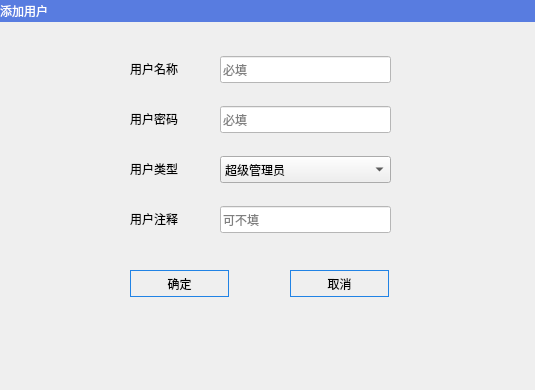
<?xml version="1.0" encoding="UTF-8"?>
<ui version="4.0">
 <class>userAdd</class>
 <widget class="QWidget" name="userAdd">
  <property name="geometry">
   <rect>
    <x>0</x>
    <y>0</y>
    <width>535</width>
    <height>390</height>
   </rect>
  </property>
  <property name="windowTitle">
   <string>Form</string>
  </property>
  <widget class="QPushButton" name="closePushButton">
   <property name="geometry">
    <rect>
     <x>508</x>
     <y>1</y>
     <width>23</width>
     <height>20</height>
    </rect>
   </property>
   <property name="styleSheet">
    <string notr="true">border-image: url(:/res/close.png);</string>
   </property>
   <property name="text">
    <string/>
   </property>
  </widget>
  <widget class="QLineEdit" name="userNameLineEdit">
   <property name="geometry">
    <rect>
     <x>220</x>
     <y>56</y>
     <width>171</width>
     <height>27</height>
    </rect>
   </property>
   <property name="styleSheet">
    <string notr="true">background-color: rgb(255, 255, 255);
color: rgb(0, 0, 0);</string>
   </property>
   <property name="text">
    <string/>
   </property>
   <property name="readOnly">
    <bool>false</bool>
   </property>
   <property name="placeholderText">
    <string notr="true">必填</string>
   </property>
  </widget>
  <widget class="QLabel" name="userTypeLabel">
   <property name="geometry">
    <rect>
     <x>130</x>
     <y>160</y>
     <width>67</width>
     <height>17</height>
    </rect>
   </property>
   <property name="text">
    <string>用户类型</string>
   </property>
  </widget>
  <widget class="QLabel" name="userNameLabel">
   <property name="geometry">
    <rect>
     <x>130</x>
     <y>60</y>
     <width>67</width>
     <height>17</height>
    </rect>
   </property>
   <property name="text">
    <string>用户名称</string>
   </property>
  </widget>
  <widget class="QLabel" name="label_2">
   <property name="geometry">
    <rect>
     <x>0</x>
     <y>0</y>
     <width>535</width>
     <height>22</height>
    </rect>
   </property>
   <property name="styleSheet">
    <string notr="true">background-color: rgb(88, 124, 224);
color: rgb(255, 255, 255);</string>
   </property>
   <property name="text">
    <string>添加用户</string>
   </property>
   <property name="alignment">
    <set>Qt::AlignLeading|Qt::AlignLeft|Qt::AlignVCenter</set>
   </property>
  </widget>
  <widget class="QLineEdit" name="passwdLineEdit">
   <property name="geometry">
    <rect>
     <x>220</x>
     <y>106</y>
     <width>171</width>
     <height>27</height>
    </rect>
   </property>
   <property name="styleSheet">
    <string notr="true">background-color: rgb(255, 255, 255);
color: rgb(0, 0, 0);</string>
   </property>
   <property name="text">
    <string/>
   </property>
   <property name="echoMode">
    <enum>QLineEdit::Normal</enum>
   </property>
   <property name="readOnly">
    <bool>false</bool>
   </property>
   <property name="placeholderText">
    <string notr="true">必填</string>
   </property>
  </widget>
  <widget class="QPushButton" name="confirmPushButton">
   <property name="geometry">
    <rect>
     <x>130</x>
     <y>270</y>
     <width>99</width>
     <height>27</height>
    </rect>
   </property>
   <property name="styleSheet">
    <string notr="true">color: rgb(0, 0, 0);
background-image: url(:/res/anniubk.png);
border-color: rgb(33, 131, 229);
border-width: 1px;
border-style: solid;</string>
   </property>
   <property name="text">
    <string>确定</string>
   </property>
  </widget>
  <widget class="QLabel" name="passwdLabel">
   <property name="geometry">
    <rect>
     <x>130</x>
     <y>110</y>
     <width>67</width>
     <height>17</height>
    </rect>
   </property>
   <property name="text">
    <string>用户密码</string>
   </property>
  </widget>
  <widget class="QComboBox" name="userTypeComboBox">
   <property name="geometry">
    <rect>
     <x>220</x>
     <y>156</y>
     <width>171</width>
     <height>27</height>
    </rect>
   </property>
   <item>
    <property name="text">
     <string>超级管理员</string>
    </property>
   </item>
   <item>
    <property name="text">
     <string>管理员</string>
    </property>
   </item>
   <item>
    <property name="text">
     <string>操作员</string>
    </property>
   </item>
  </widget>
  <widget class="QLabel" name="passWdWarnLabel">
   <property name="geometry">
    <rect>
     <x>400</x>
     <y>110</y>
     <width>131</width>
     <height>17</height>
    </rect>
   </property>
   <property name="styleSheet">
    <string notr="true">color: rgb(240, 10, 10);</string>
   </property>
   <property name="text">
    <string/>
   </property>
  </widget>
  <widget class="QLabel" name="userNoteLabel">
   <property name="geometry">
    <rect>
     <x>130</x>
     <y>210</y>
     <width>61</width>
     <height>17</height>
    </rect>
   </property>
   <property name="text">
    <string>用户注释</string>
   </property>
  </widget>
  <widget class="QLineEdit" name="userNoteLineEdit">
   <property name="geometry">
    <rect>
     <x>220</x>
     <y>206</y>
     <width>171</width>
     <height>27</height>
    </rect>
   </property>
   <property name="styleSheet">
    <string notr="true">background-color: rgb(255, 255, 255);
color: rgb(0, 0, 0);</string>
   </property>
   <property name="text">
    <string/>
   </property>
   <property name="echoMode">
    <enum>QLineEdit::Normal</enum>
   </property>
   <property name="readOnly">
    <bool>false</bool>
   </property>
   <property name="placeholderText">
    <string notr="true">可不填</string>
   </property>
  </widget>
  <widget class="QLabel" name="userNameWarnLabel">
   <property name="geometry">
    <rect>
     <x>400</x>
     <y>60</y>
     <width>131</width>
     <height>17</height>
    </rect>
   </property>
   <property name="styleSheet">
    <string notr="true">color: rgb(240, 10, 10);</string>
   </property>
   <property name="text">
    <string/>
   </property>
  </widget>
  <widget class="QPushButton" name="canclePushButton">
   <property name="geometry">
    <rect>
     <x>290</x>
     <y>270</y>
     <width>99</width>
     <height>27</height>
    </rect>
   </property>
   <property name="styleSheet">
    <string notr="true">color: rgb(0, 0, 0);
background-image: url(:/res/anniubk.png);
border-color: rgb(33, 131, 229);
border-width: 1px;
border-style: solid;</string>
   </property>
   <property name="text">
    <string>取消</string>
   </property>
  </widget>
 </widget>
 <resources/>
 <connections/>
</ui>
